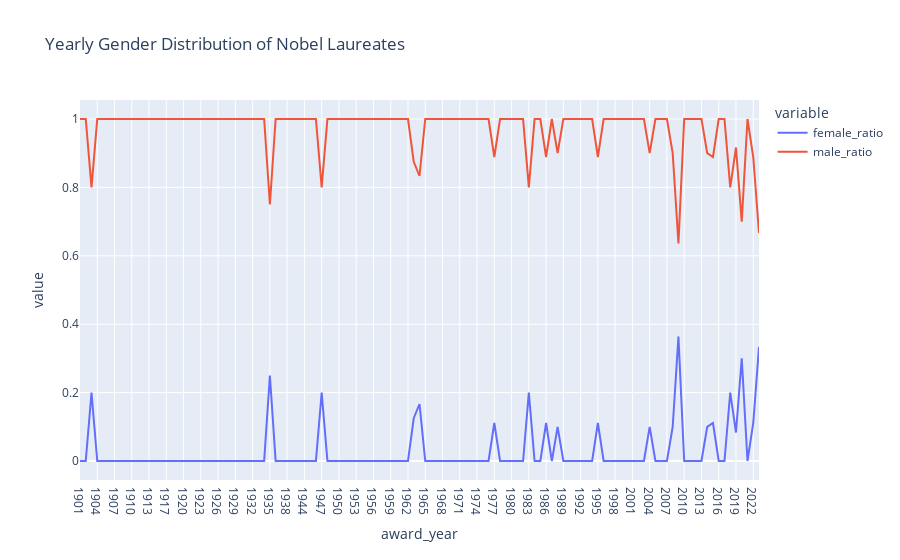

The cell this chart's notebook holds for it:
### Code cell
fig = px.line(yearly_gender_ratio, x=yearly_gender_ratio.index, y=['female_ratio', 'male_ratio'], title='Yearly Gender Distribution of Nobel Laureates')
fig.show()

### Figure 1 — Plotly figure (JSON) as saved in the notebook; plotly's stock layout.template omitted (floating-point values rounded to 4 significant figures)
{"data": [{"hovertemplate": "variable=female_ratio<br>award_year=%{x}<br>value=%{y}<extra></extra>", "legendgroup": "female_ratio", "line": {"color": "#636efa", "dash": "solid"}, "marker": {"symbol": "circle"}, "mode": "lines", "name": "female_ratio", "orientation": "v", "showlegend": true, "type": "scatter", "x": ["1901", "1902", "1903", "1904", "1905", "1906", "1907", "1908", "1909", "1910", "1911", "1912", "1913", "1914", "1915", "1917", "1918", "1919", "1920", "1921", "1922", "1923", "1924", "1925", "1926", "1927", "1928", "1929", "1930", "1931", "1932", "1933", "1934", "1935", "1936", "1937", "1938", "1939", "1943", "1944", "1945", "1946", "1947", "1948", "1949", "1950", "1951", "1952", "1953", "1954", "1955", "1956", "1957", "1958", "1959", "1960", "1961", "1962", "1963", "1964", "1965", "1966", "1967", "1968", "1969", "1970", "1971", "1972", "1973", "1974", "1975", "1976", "1977", "1978", "1979", "1980", "1981", "1982", "1983", "1984", "1985", "1986", "1987", "1988", "1989", "1990", "1991", "1992", "1993", "1994", "1995", "1996", "1997", "1998", "1999", "2000", "2001", "2002", "2003", "2004", "2005", "2006", "2007", "2008", "2009", "2010", "2011", "2012", "2013", "2014", "2015", "2016", "2017", "2018", "2019", "2020", "2021", "2022", "2023"], "xaxis": "x", "y": [0, 0, 0.2, 0, 0, 0, 0, 0, 0, 0, 0, 0, 0, 0, 0, 0, 0, 0, 0, 0, 0, 0, 0, 0, 0, 0, 0, 0, 0, 0, 0, 0, 0, 0.25, 0, 0, 0, 0, 0, 0, 0, 0, 0.2, 0, 0, 0, 0, 0, 0, 0, 0, 0, 0, 0, 0, 0, 0, 0, 0.125, 0.1667, 0, 0, 0, 0, 0, 0, 0, 0, 0, 0, 0, 0, 0.1111, 0, 0, 0, 0, 0, 0.2, 0, 0, 0.1111, 0, 0.1, 0, 0, 0, 0, 0, 0, 0.1111, 0, 0, 0, 0, 0, 0, 0, 0, 0.1, 0, 0, 0, 0.1, 0.3636, 0, 0, 0, 0, 0.1, 0.1111, 0, 0, 0.2, 0.08333, 0.3, 0, 0.1111, 0.3333], "yaxis": "y"}, {"hovertemplate": "variable=male_ratio<br>award_year=%{x}<br>value=%{y}<extra></extra>", "legendgroup": "male_ratio", "line": {"color": "#EF553B", "dash": "solid"}, "marker": {"symbol": "circle"}, "mode": "lines", "name": "male_ratio", "orientation": "v", "showlegend": true, "type": "scatter", "x": ["1901", "1902", "1903", "1904", "1905", "1906", "1907", "1908", "1909", "1910", "1911", "1912", "1913", "1914", "1915", "1917", "1918", "1919", "1920", "1921", "1922", "1923", "1924", "1925", "1926", "1927", "1928", "1929", "1930", "1931", "1932", "1933", "1934", "1935", "1936", "1937", "1938", "1939", "1943", "1944", "1945", "1946", "1947", "1948", "1949", "1950", "1951", "1952", "1953", "1954", "1955", "1956", "1957", "1958", "1959", "1960", "1961", "1962", "1963", "1964", "1965", "1966", "1967", "1968", "1969", "1970", "1971", "1972", "1973", "1974", "1975", "1976", "1977", "1978", "1979", "1980", "1981", "1982", "1983", "1984", "1985", "1986", "1987", "1988", "1989", "1990", "1991", "1992", "1993", "1994", "1995", "1996", "1997", "1998", "1999", "2000", "2001", "2002", "2003", "2004", "2005", "2006", "2007", "2008", "2009", "2010", "2011", "2012", "2013", "2014", "2015", "2016", "2017", "2018", "2019", "2020", "2021", "2022", "2023"], "xaxis": "x", "y": [1, 1, 0.8, 1, 1, 1, 1, 1, 1, 1, 1, 1, 1, 1, 1, 1, 1, 1, 1, 1, 1, 1, 1, 1, 1, 1, 1, 1, 1, 1, 1, 1, 1, 0.75, 1, 1, 1, 1, 1, 1, 1, 1, 0.8, 1, 1, 1, 1, 1, 1, 1, 1, 1, 1, 1, 1, 1, 1, 1, 0.875, 0.8333, 1, 1, 1, 1, 1, 1, 1, 1, 1, 1, 1, 1, 0.8889, 1, 1, 1, 1, 1, 0.8, 1, 1, 0.8889, 1, 0.9, 1, 1, 1, 1, 1, 1, 0.8889, 1, 1, 1, 1, 1, 1, 1, 1, 0.9, 1, 1, 1, 0.9, 0.6364, 1, 1, 1, 1, 0.9, 0.8889, 1, 1, 0.8, 0.9167, 0.7, 1, 0.8889, 0.6667], "yaxis": "y"}], "layout": {"legend": {"title": {"text": "variable"}, "tracegroupgap": 0}, "title": {"text": "Yearly Gender Distribution of Nobel Laureates"}, "xaxis": {"anchor": "y", "domain": [0, 1], "title": {"text": "award_year"}}, "yaxis": {"anchor": "x", "domain": [0, 1], "title": {"text": "value"}}}}
